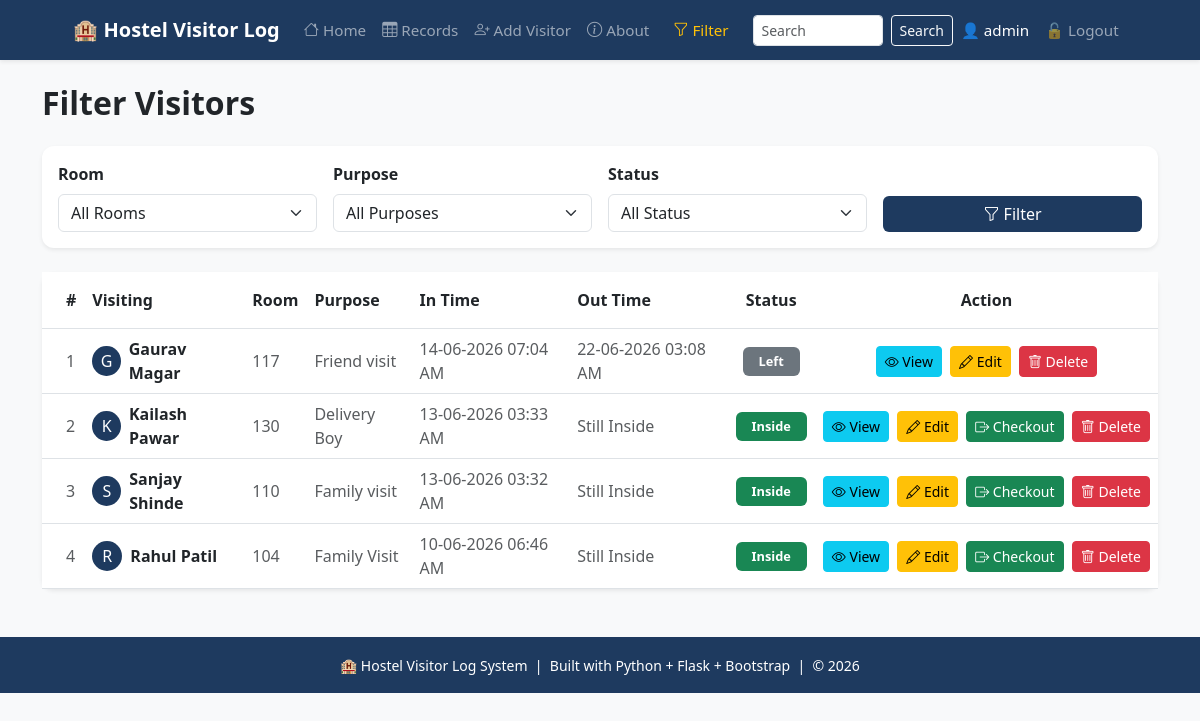
The page /filter (signed in) on the database its author committed.
### tables this page shows
CREATE TABLE visitors (
            id INTEGER PRIMARY KEY AUTOINCREMENT,
            visitor_name TEXT NOT NULL,
            student_name TEXT NOT NULL,
            room_number TEXT NOT NULL,
            purpose TEXT NOT NULL,
            in_time TEXT NOT NULL,
            out_time TEXT NOT NULL DEFAULT 'Still Inside',
            status TEXT DEFAULT 'Inside'
        );

### app.py (the view)
@app.route('/filter')
@login_required
def filter_page():
    room = request.args.get('room')
    purpose = request.args.get('purpose')
    status = request.args.get('status')
    conn = get_db()
    query = "SELECT * FROM visitors WHERE 1=1"
    params = []
    if room:
        query += ' AND room_number = ?'
        params.append(room)
    if purpose:
        query += ' AND purpose = ?'
        params.append(purpose)
    if status:
        query += ' AND status = ?'
        params.append(status)
    query += ' ORDER BY in_time DESC'
    visitors = conn.execute(query, params).fetchall()
    rooms = conn.execute('SELECT DISTINCT room_number FROM visitors ORDER BY room_number').fetchall()
    purposes = conn.execute('SELECT DISTINCT purpose FROM visitors ORDER BY purpose').fetchall()
    conn.close()
    return render_template(
        'filter.html',
        visitors=visitors,
        rooms=rooms,
        purposes=purposes,
        selected_room=room,
        selected_purpose=purpose,
        selected_status=status
    )

### app.py (called while the page is built)
def get_db():
    conn = sqlite3.connect('database.db')
    conn.row_factory = sqlite3.Row
    return conn

def login_required(f):
    @wraps(f)
    def decorated_function(*args, **kwargs):
        if 'username' not in session:
            flash('Please login first', 'warning')
            return redirect(url_for('login'))
        return f(*args, **kwargs)
    return decorated_function

@app.context_processor
def inject_user():
    return dict(current_user=session.get('username'))

### templates/filter.html (shortened to what this page needs)
{% extends 'base.html' %}
{% block content %}
<h2 class="fw-bold mb-4">Filter Visitors</h2>
<div class="card mb-4 shadow-sm">
    <div class="card-body">
        <form method="GET" action="{{ url_for('filter_page') }}">
            <div class="row g-3 align-items-end">
                <div class="col-md-3">
                    <label class="form-label fw-bold">Room</label>
                    <select name="room" class="form-select">
                        <option value="">All Rooms</option>
                    </select>
                </div>
                <div class="col-md-3">
                    <label class="form-label fw-bold">Purpose</label>
                    <select name="purpose" class="form-select">
                        <option value="">All Purposes</option>
                    </select>
                </div>
                <div class="col-md-3">
                    <label class="form-label fw-bold">Status</label>
                    <select name="status" class="form-select">
                        <option value="">All Status</option>
                    </select>
                </div>
                <div class="col-md-3">
                    <button type="submit" class="btn btn-brand w-100"><i class="bi bi-funnel"></i> Filter</button>
                </div>
            </div>
        </form>
    </div>
</div>
{% if visitors %}
<div class="card shadow-sm">
    <div class="card-body p-0">
        <div class="table-responsive">
            <table class="table table-hover mb-0">
                <thead style="background-color: #1e3a5f; color:white;">
                    <tr>
                        <th class="py-3 ps-4">#</th>
                        <th class="py-3">Visiting</th>
                        <th class="py-3">Room</th>
                        <th class="py-3">Purpose</th>
                        <th class="py-3">In Time</th>
                        <th class="py-3">Out Time</th>
                        <th class="py-3 text-center">Status</th>
                        <th class="py-3 text-center">Action</th>
                    </tr>
                </thead>
                <tbody>
                    {% for visitor in visitors %}
                    <tr class="align-middle">
                        <td class="ps-4 text-muted">
                            {{ loop.index }}
                        </td>
                        <td>
                            <div class="d-flex align-items-center">
                                <div class="rounded-circle d-flex justify-content-center align-items-center me-2"
                                     style="width:30px; height:30px; background-color:#1e3a5f; color:white;">
                                    {{ visitor['visitor_name'][0] }}
                                </div>
                                <span class="fw-bold">{{ visitor['visitor_name'] }}</span>
                            </div>
                        </td>
                        <td class="text-muted">{{ visitor['room_number'] }}</td>
                        <td class="text-muted">{{ visitor['purpose'] }}</td>
                        <td class="text-muted">{{ visitor['in_time'] }}</td>
                        <td class="text-muted">
                            {% if visitor['out_time'] %}
                                {{ visitor['out_time'] }}
                            {% else %}
                                -
                            {% endif %}
                        </td>
                        <td class="text-center">
                            {% if visitor['status'] == 'Inside' %}
                                <span class="badge bg-success px-3 py-2">
                                    Inside
                                </span>
                            {% else %}
                                <span class="badge bg-secondary px-3 py-2">
                                    Left
                                </span>
                            {% endif %}
                        </td>
                        <td class="text-center" style="white-space: nowrap;">
                            <a href="{{ url_for('details', id=visitor['id']) }}"
                               class="btn btn-sm btn-info me-1">
                                <i class="bi bi-eye"></i> View
                            </a>
                            <a href="{{ url_for('edit_visitor', id=visitor['id']) }}"
                               class="btn btn-sm btn-warning me-1">
                                <i class="bi bi-pencil"></i> Edit
                            </a>
                            {% if visitor['status'] == 'Inside' %}
                            <form action="{{ url_for('checkout_visitor', id=visitor['id']) }}" method="POST" style="display:inline;">
                                <button type="submit" class="btn btn-sm btn-success me-1"
                                        onclick="return confirm('Checkout {{ visitor['visitor_name'] }}?')">
                                    <i class="bi bi-box-arrow-right"></i> Checkout
                                </button>
                            </form>
                            {% endif %}
                            <form action="{{ url_for('delete_visitor', id=visitor['id']) }}" method="POST" style="display:inline;">
                                <button type="submit" class="btn btn-sm btn-danger"
                                        onclick="return confirm('Are you sure you want to delete this record?');">
                                    <i class="bi bi-trash"></i> Delete
                                </button>
                            </form>
                        </td>
                    </tr>
                    {% endfor %}
                </tbody>
            </table>
        </div>
    </div>
</div>
{% else %}
<div class="alert alert-info mt-4" role="alert">
    No visitor records found for the selected filter.
</div>
{% endif %}
{% endblock %}

### templates/base.html (style rules this page uses)
:root { --brand: #1e3a5f; }
body { background-color: #f8f9fa; }
.btn-brand { background-color: var(--brand); color: white; border: none; }
.card { border: none; border-radius: 12px; box-shadow: 0 2px 8px rgba(0,0,0,0.08); transition: transform 0.2s, box-shadow 0.2s; }
.badge { font-size: 0.8rem; }

### rows shown on the page
visitors: visitor_name "G", visitor_name "Gaurav Magar", room_number "117", purpose "Friend visit", in_time "14-06-2026 07:04 AM", out_time "22-06-2026 03:08 AM", status "Left"
visitors: visitor_name "K", visitor_name "Kailash Pawar", room_number "130", purpose "Delivery Boy", in_time "13-06-2026 03:33 AM", out_time "Still Inside", status "Inside"
visitors: visitor_name "S", visitor_name "Sanjay Shinde", room_number "110", purpose "Family visit", in_time "13-06-2026 03:32 AM", out_time "Still Inside", status "Inside"
visitors: visitor_name "R", visitor_name "Rahul Patil", room_number "104", purpose "Family Visit", in_time "10-06-2026 06:46 AM", out_time "Still Inside", status "Inside"

### other values the page prints
{{ session.username }} "admin"
